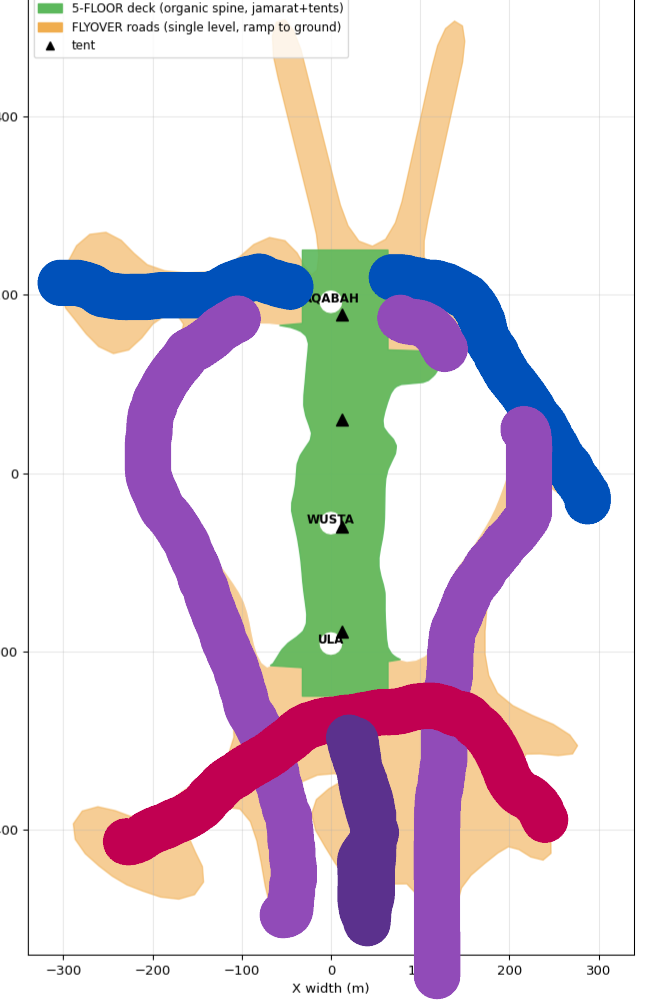
#> input picture models/jamarat/references/_legacy/plan_renders/PLAN_flyover_split_implementation.PNG, 656 x 1006 px, found by its file name
$ python make_guide_roads.py
#> lines starting #> are read from the running program, lines starting #| are printed output that depends on the picture; after the words box and inside, x2 and y2 are one past the last pixel; in counts of white or black regions, pixels touching at a corner belong together
#!/usr/bin/env python3
# Extract the user's hand-drawn road strokes (PLAN_flyover_split_implementation.PNG)
# as POLYGONS in model meters -> ROOT/guide_roads.py (baked into the standalone).
# BLUE/RED = top-floor roads (z~48); PURPLE = ramp floor3->ground (z24->0).
import os, sys, io
import numpy as np, cv2
sys.stdout = io.TextIOWrapper(sys.stdout.buffer, encoding="utf-8")
ROOT = os.path.dirname(os.path.dirname(os.path.abspath(__file__)))
IMG = os.path.join(ROOT, "renders", "PLAN_flyover_split_implementation.PNG")
OUT = os.path.join(ROOT, "guide_roads.py")
bgr = cv2.imread(IMG); H, W = bgr.shape[:2]
#> further down, bgr is the input picture: shape (1006, 656, 3); mean B, G, R 218.3, 208.3, 217.7
#> after `H, W = bgr.shape[:2]`: H = 1006; W = 656
hsv = cv2.cvtColor(bgr, cv2.COLOR_BGR2HSV)
#> hsv: shape (1006, 656, 3); mean H, S, V 30.7, 50.4, 234.2

# calibrate px -> m via central oculus dots
white = cv2.inRange(hsv, (0, 0, 225), (180, 40, 255))
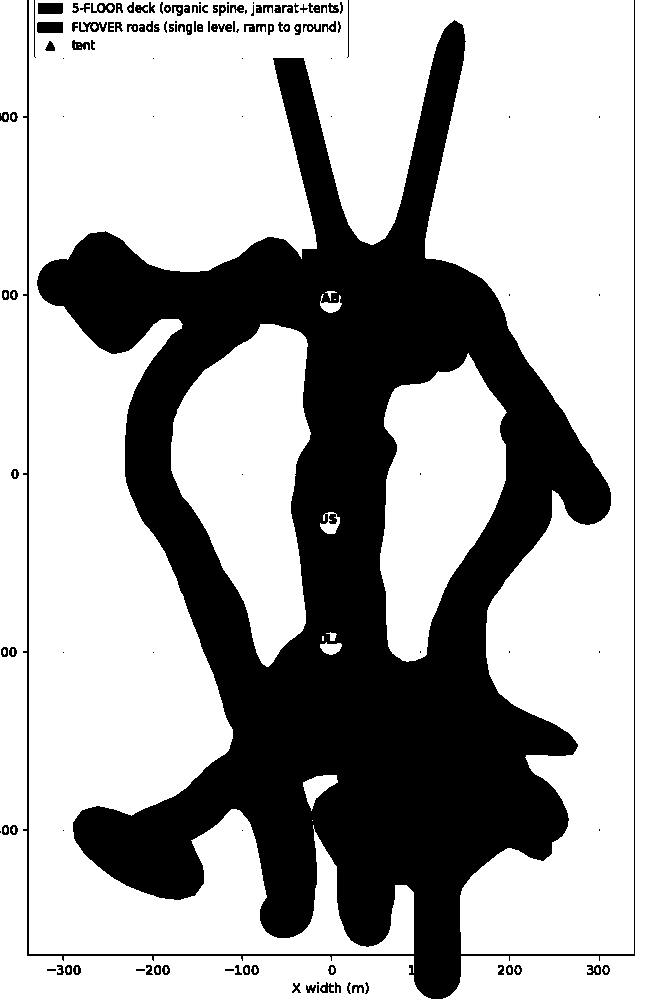
#> white: shape (1006, 656); 67.2% white; 130 black regions (38 under 20 px), largest, box (x1, y1, x2, y2) and area: (23, 0, 635, 999) 211541, (37, 22, 63, 33) 284, (38, 3, 63, 14) 274
n, lab, st, _ = cv2.connectedComponentsWithStats(white)
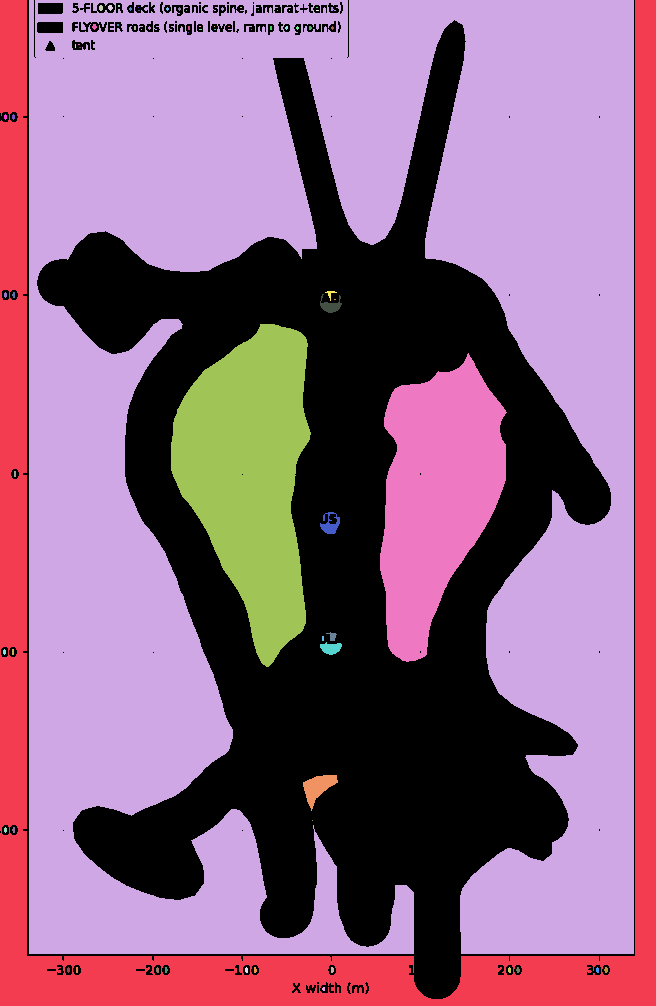
#> lab: shape (1006, 656) int32; 73 distinct labels, from 0 to 72; one colour per label, 0 black
#> n = 73; st = 73 rows, first 6: [0, 0, 635, 999, 216745], [0, 0, 656, 1006, 74867], [29, 0, 605, 954, 311307], [99, 5, 4, 6, 20], [108, 5, 5, 6, 21], [118, 5, 2, 2, 4]
dots = [(st[i,0]+st[i,2]/2, st[i,1]+st[i,3]/2) for i in range(1, n)
        if 40 < st[i,4] < 600 and 0.30*W < st[i,0]+st[i,2]/2 < 0.62*W]
#> dots = [(331, 303.5), (330, 523), (331.5, 636.5), (331, 648.5)]
dots.sort(key=lambda d: d[1])
aq, ula = dots[0], dots[-1]; x0 = np.mean([d[0] for d in dots])
#> after `aq, ula = (dots[0], dots[-1])`: aq = (331, 303.5); ula = (331, 648.5)
#> after `x0 = np.mean([d[0] for d in dots])`: x0 = 330.9
s = (192.0 - (-191.0)) / (ula[1] - aq[1])
#> s = 1.11
def to_m(pts):
    pts = pts.reshape(-1, 2).astype(float)
    return np.column_stack([(pts[:,0]-x0)*s, 192.0 - (pts[:,1]-aq[1])*s])
print(f"[ROADS] calib x0={x0:.0f} s={s:.3f}")

def seg(hlo, hhi, slo, vlo, vhi=255):
#> called with hlo = 100, hhi = 119, slo = 90, vlo = 90, vhi = 255
    return cv2.inRange(hsv, (hlo, slo, vlo), (hhi, 255, vhi))
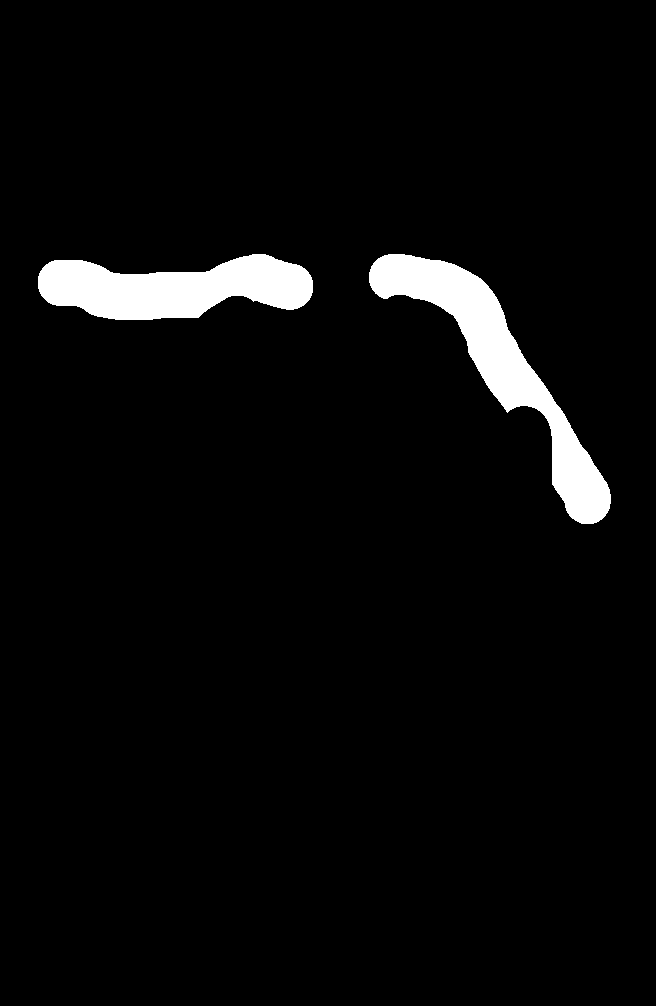
#> returned value: shape (1006, 656); 4% white; 2 white regions, box (x1, y1, x2, y2) and area: (369, 254, 611, 524) 14486, (38, 254, 313, 320) 12123
COLORS = {
    "BLUE":   seg(100, 119, 90, 90),
    "RED":    cv2.bitwise_or(seg(0, 8, 110, 90), seg(160, 179, 110, 90)),
    "PURPLE": seg(120, 152, 55, 60),
}
#> call 2 of seg, with hlo = 0, hhi = 8, slo = 110, vlo = 90, vhi = 255
#> in seg (call 2), `return cv2.inRange(hsv, (hlo, slo, vlo), (hhi, 255, vhi))`:
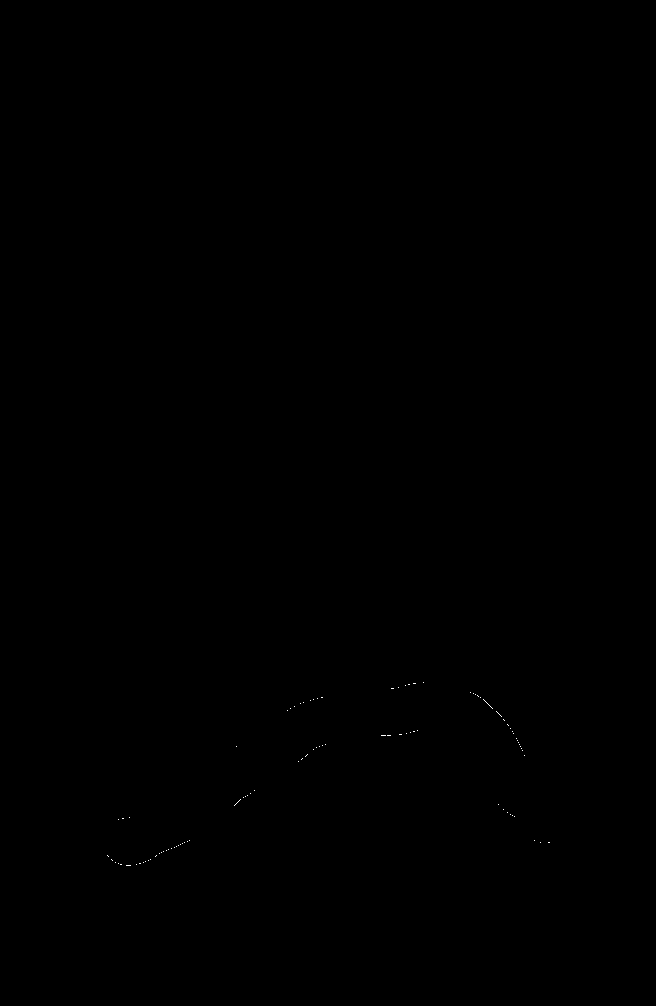
#> returned value: shape (1006, 656); 0.02% white in thin lines or dots, all inside (x1, y1, x2, y2) = (107, 682, 550, 866)
#> call 3 of seg, with hlo = 160, hhi = 179, slo = 110, vlo = 90, vhi = 255
#> in seg (call 3), `return cv2.inRange(hsv, (hlo, slo, vlo), (hhi, 255, vhi))`:
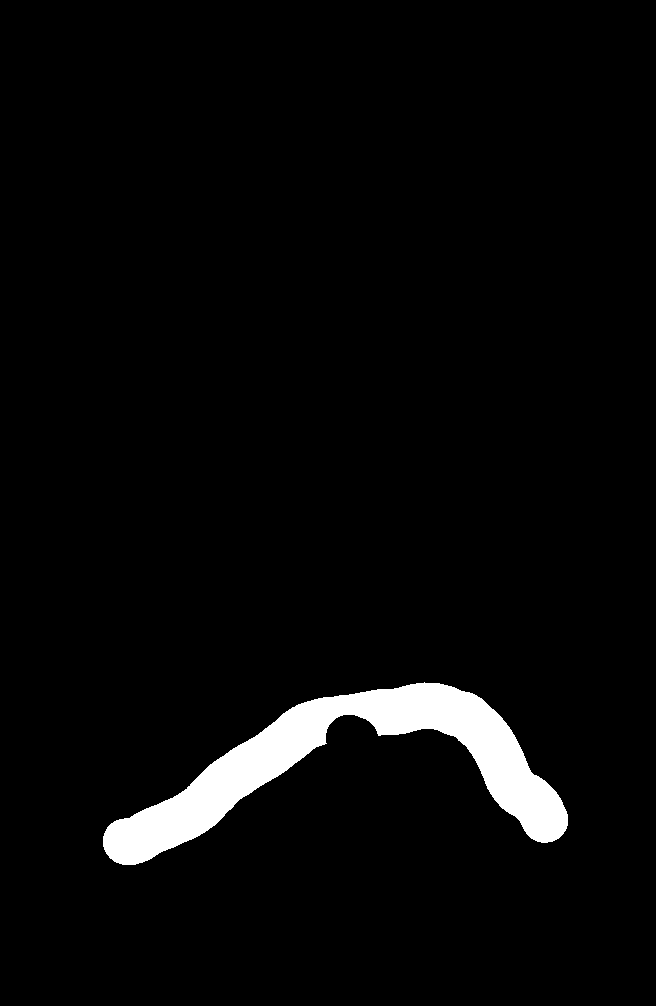
#> returned value: shape (1006, 656); 3.7% white; 1 white region, box (x1, y1, x2, y2) and area: (103, 682, 568, 865) 24418
#> call 4 of seg, with hlo = 120, hhi = 152, slo = 55, vlo = 60, vhi = 255
#> in seg (call 4), `return cv2.inRange(hsv, (hlo, slo, vlo), (hhi, 255, vhi))`:
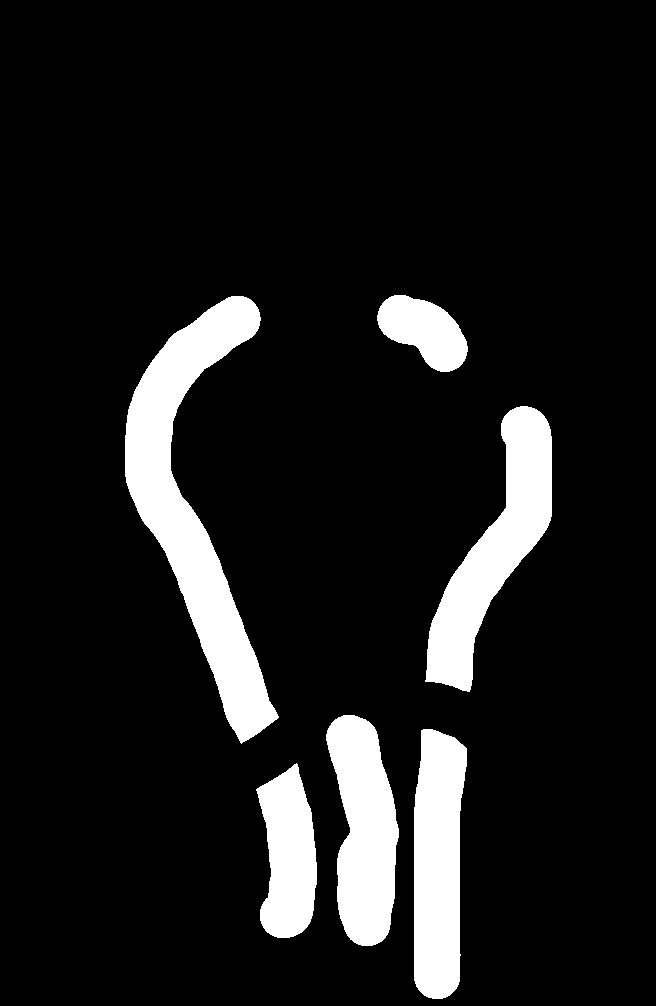
#> returned value: shape (1006, 656); 11% white; 6 white regions, box (x1, y1, x2, y2) and area: (125, 296, 279, 744) 22875, (425, 406, 552, 692) 13879, (414, 729, 467, 999) 11971, (326, 715, 399, 946) 11639, (256, 763, 317, 938) 7589, (377, 295, 468, 372) 4330

def resample(poly, n):
    p = np.vstack([poly, poly[:1]])
    seg = np.hypot(np.diff(p[:, 0]), np.diff(p[:, 1]))
    cum = np.concatenate([[0], np.cumsum(seg)])
    s = np.linspace(0, cum[-1], n, endpoint=False)
    return np.column_stack([np.interp(s, cum, p[:, 0]), np.interp(s, cum, p[:, 1])])


def smooth(poly, it=3):
    out = poly.astype(float)
    for _ in range(it):
        out = (np.roll(out, 1, 0) + 2 * out + np.roll(out, -1, 0)) / 4.0
    return out


def polys_of(mask, amin_px=900):
    # close + smooth the blobby hand strokes -> neat road outlines
#> called with amin_px = 900
    mask = cv2.morphologyEx(mask, cv2.MORPH_CLOSE, np.ones((13, 13), np.uint8))
#> mask: shape (1006, 656); 4% white; 2 white regions, box (x1, y1, x2, y2) and area: (369, 254, 611, 524) 14506, (38, 254, 313, 320) 12127
    mask = cv2.morphologyEx(mask, cv2.MORPH_OPEN, np.ones((7, 7), np.uint8))
#> mask: shape (1006, 656); 4% white; 2 white regions, box (x1, y1, x2, y2) and area: (369, 254, 611, 524) 14493, (38, 254, 313, 320) 12127
    mask = cv2.GaussianBlur(mask, (9, 9), 0)
    mask = (mask > 110).astype(np.uint8) * 255
#> mask: shape (1006, 656); 4.1% white; 2 white regions
    cn, _ = cv2.findContours(mask, cv2.RETR_EXTERNAL, cv2.CHAIN_APPROX_SIMPLE)
#> cn = 2 contours; box (x1, y1, x2, y2) and area: (369, 254, 611, 524) 14316, (38, 254, 313, 320) 11926
    out = []
    for c in cn:
        if cv2.contourArea(c) < amin_px:
            continue
        pm = to_m(c)                                   # all contour points -> meters
        per = np.hypot(*(pm - np.roll(pm, 1, 0)).T).sum()
        nseg = int(np.clip(per / 8.0, 24, 90))         # ~8 m vertex spacing
        out.append(smooth(resample(pm, nseg)).round(1))
#> this loop made 2 passes
#> (per, nseg) on passes 1 to 2: (941.9, 90), (719.9, 89)
#> after the loop, out = 2 point arrays, longest 90 points
    return out

ROADS = {k: polys_of(v) for k, v in COLORS.items()}
#> in polys_of (call 2), `mask = cv2.morphologyEx(mask, cv2.MORPH_CLOSE, np.ones((13, 13), np.ui..`: mask: shape (1006, 656); 3.7% white; 1 white region, box (x1, y1, x2, y2) and area: (103, 682, 568, 866) 24590
#> in polys_of (call 2), `mask = cv2.morphologyEx(mask, cv2.MORPH_OPEN, np.ones((7, 7), np.uint8))`: mask: shape (1006, 656); 3.7% white; 1 white region, box (x1, y1, x2, y2) and area: (103, 683, 568, 865) 24583
#> in polys_of (call 2), `mask = (mask > 110).astype(np.uint8) * 255`: mask: shape (1006, 656); 3.8% white; 1 white region
#> in polys_of (call 2), `cn, _ = cv2.findContours(mask, cv2.RETR_EXTERNAL, cv2.CHAIN_APPROX_SIM..`: cn = 1 contour; box (x1, y1, x2, y2) and area: (103, 683, 568, 865) 24338
#> the loop in polys_of (call 2), `for c in cn:` made 1 pass
#> (per, nseg) on pass 1: (1399.9, 90)
#> in polys_of (call 3), `mask = cv2.morphologyEx(mask, cv2.MORPH_CLOSE, np.ones((13, 13), np.ui..`: mask: shape (1006, 656); 11% white; 6 white regions, box (x1, y1, x2, y2) and area: (125, 296, 279, 744) 22875, (425, 406, 552, 692) 13879, (414, 729, 467, 999) 11971, (326, 715, 399, 946) 11667, (256, 763, 317, 938) 7598, (377, 295, 468, 372) 4330
#> in polys_of (call 3), `mask = cv2.morphologyEx(mask, cv2.MORPH_OPEN, np.ones((7, 7), np.uint8))`: mask: shape (1006, 656); 10.9% white; 6 white regions, box (x1, y1, x2, y2) and area: (125, 296, 277, 741) 22855, (426, 406, 552, 691) 13874, (414, 729, 467, 999) 11969, (326, 715, 399, 946) 11667, (258, 767, 317, 938) 7574, (378, 295, 467, 372) 4318
#> in polys_of (call 3), `mask = (mask > 110).astype(np.uint8) * 255`: mask: shape (1006, 656); 11% white; 6 white regions
#> in polys_of (call 3), `cn, _ = cv2.findContours(mask, cv2.RETR_EXTERNAL, cv2.CHAIN_APPROX_SIM..`: cn = 6 contours; box (x1, y1, x2, y2) and area: (125, 296, 277, 741) 22655, (426, 406, 552, 691) 13675, (414, 729, 467, 999) 11712, (326, 715, 399, 946) 11509, (258, 767, 317, 938) 7450, (378, 295, 467, 372) 4258
#> ROADS = 3 items
for k, ps in ROADS.items():
    print(f"[ROADS] {k}: {len(ps)} polys, verts={[len(p) for p in ps]}")
#> this loop made 3 passes
#> (k, ps) on passes 1 to 3: ('BLUE', 2 point arrays, longest 90 points), ('RED', 1 point arrays, longest 90 points), ('PURPLE', 6 point arrays, longest 90 points)

def fmt(poly):
    return "[" + ",".join(f"({x:.1f},{y:.1f})" for x, y in poly) + "]"
with open(OUT, "w", encoding="utf-8") as f:
    f.write("# AUTO-GENERATED by scripts/make_guide_roads.py — user's hand-drawn road guide.\n")
    f.write("# BLUE/RED = top-floor roads (z~48); PURPLE = ramp floor3->ground (z24->0).\n")
    f.write("# Polygons in model meters (origin=center, +Y=length).\n\n")
    for k in ("BLUE", "RED", "PURPLE"):
        f.write(f"{k}_POLYS = [\n")
        for p in ROADS[k]:
            f.write("  " + fmt(p) + ",\n")
        f.write("]\n\n")
print(f"[ROADS] wrote {OUT}")
